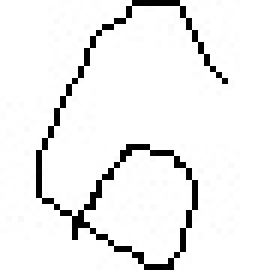
#> input picture practice/train/6/6_106849.jpg, 45 x 45 px (shown 6 times larger); its folder holds only this picture in this run
$ python nearest_my.py   (older library calls are emulated)
#> lines starting #> are read from the running program, lines starting #| are printed output that depends on the picture
import sys
import os
import numpy as np
from PIL import Image
from operator import itemgetter
import time
#achieved an accuracy of about 80%

path = "train"
folder_names = [name for name in os.listdir(path) if os.path.isdir(os.path.join(path, name))]
# print(folder_names)

# Each row is an image
img = np.zeros([28000, 2025], dtype = float)
labels = np.zeros([28000],dtype=int)

j = 0
for i in range(10):
	for image in os.listdir(path + "/" + folder_names[i]):
		train_image = path + "/" + folder_names[i] + "/" + image
		img[j] = np.asarray(Image.open(train_image).convert('L').resize((45,45), Image.ANTIALIAS)).flatten()
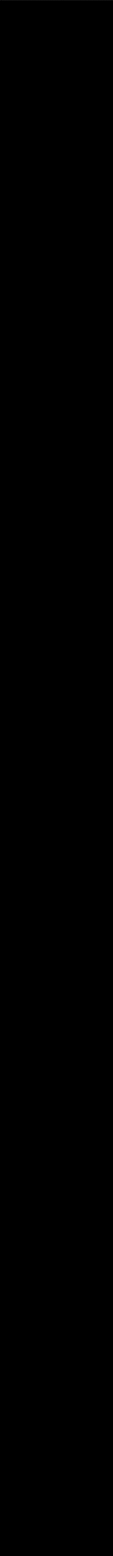
#> img: shape (28000, 2025) float64 (shown at 1/18 size); min 0, max 255, mean 0
		img[j] = img[j] / 255.0
#> (the run stopped early here; a loop or call above may not have finished)
